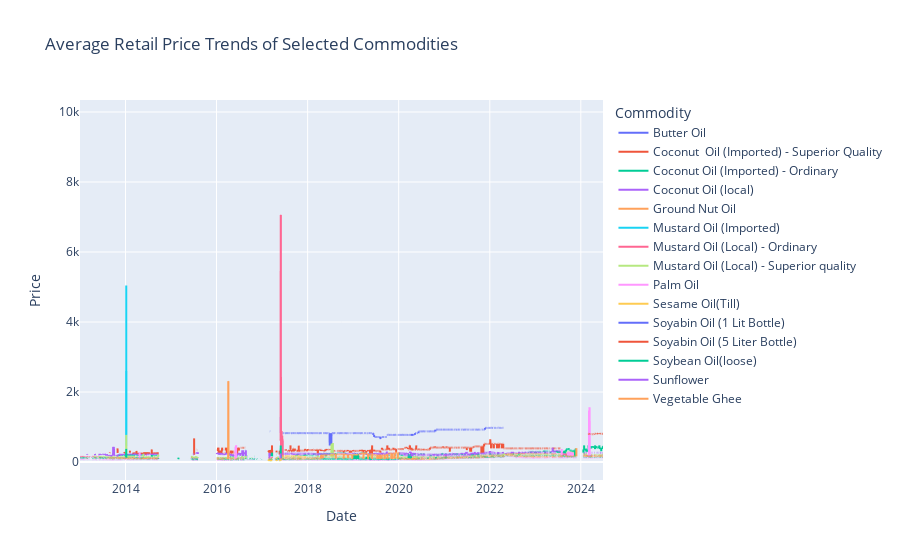

This figure's notebook cell:
### Code cell
oil_df_dict  = load_folder_dataframe_in_dictionary('./cleaned_product_wise_data/Oil')
visualize_trends(oil_df_dict, oil_name_list,'retail')

### Figure 1 — Plotly figure (JSON) as saved in the notebook; plotly's stock layout.template omitted (floating-point values rounded to 4 significant figures; data arrays with more than 128 entries replaced by an {"elided": "..."} marker saying what was removed)
{"data": [{"hovertemplate": "Commodity=Butter Oil<br>Date=%{x}<br>Price=%{y}<extra></extra>", "legendgroup": "Butter Oil", "line": {"color": "#636efa", "dash": "solid"}, "marker": {"symbol": "circle"}, "mode": "lines", "name": "Butter Oil", "showlegend": true, "type": "scattergl", "x": {"elided": "2480 str values"}, "xaxis": "x", "y": {"elided": "2480 float values"}, "yaxis": "y"}, {"hovertemplate": "Commodity=Coconut  Oil (Imported) - Superior Quality<br>Date=%{x}<br>Price=%{y}<extra></extra>", "legendgroup": "Coconut  Oil (Imported) - Superior Quality", "line": {"color": "#EF553B", "dash": "solid"}, "marker": {"symbol": "circle"}, "mode": "lines", "name": "Coconut  Oil (Imported) - Superior Quality", "showlegend": true, "type": "scattergl", "x": {"elided": "3852 str values"}, "xaxis": "x", "y": {"elided": "3852 float values"}, "yaxis": "y"}, {"hovertemplate": "Commodity=Coconut Oil (Imported) - Ordinary<br>Date=%{x}<br>Price=%{y}<extra></extra>", "legendgroup": "Coconut Oil (Imported) - Ordinary", "line": {"color": "#00cc96", "dash": "solid"}, "marker": {"symbol": "circle"}, "mode": "lines", "name": "Coconut Oil (Imported) - Ordinary", "showlegend": true, "type": "scattergl", "x": {"elided": "4195 str values"}, "xaxis": "x", "y": {"elided": "4195 float values"}, "yaxis": "y"}, {"hovertemplate": "Commodity=Coconut Oil (local)<br>Date=%{x}<br>Price=%{y}<extra></extra>", "legendgroup": "Coconut Oil (local)", "line": {"color": "#ab63fa", "dash": "solid"}, "marker": {"symbol": "circle"}, "mode": "lines", "name": "Coconut Oil (local)", "showlegend": true, "type": "scattergl", "x": {"elided": "4193 str values"}, "xaxis": "x", "y": {"elided": "4193 float values"}, "yaxis": "y"}, {"hovertemplate": "Commodity=Ground Nut Oil<br>Date=%{x}<br>Price=%{y}<extra></extra>", "legendgroup": "Ground Nut Oil", "line": {"color": "#FFA15A", "dash": "solid"}, "marker": {"symbol": "circle"}, "mode": "lines", "name": "Ground Nut Oil", "showlegend": true, "type": "scattergl", "x": {"elided": "1876 str values"}, "xaxis": "x", "y": {"elided": "1876 float values"}, "yaxis": "y"}, {"hovertemplate": "Commodity=Mustard Oil (Imported)<br>Date=%{x}<br>Price=%{y}<extra></extra>", "legendgroup": "Mustard Oil (Imported)", "line": {"color": "#19d3f3", "dash": "solid"}, "marker": {"symbol": "circle"}, "mode": "lines", "name": "Mustard Oil (Imported)", "showlegend": true, "type": "scattergl", "x": {"elided": "3828 str values"}, "xaxis": "x", "y": {"elided": "3828 float values"}, "yaxis": "y"}, {"hovertemplate": "Commodity=Mustard Oil (Local) - Ordinary<br>Date=%{x}<br>Price=%{y}<extra></extra>", "legendgroup": "Mustard Oil (Local) - Ordinary", "line": {"color": "#FF6692", "dash": "solid"}, "marker": {"symbol": "circle"}, "mode": "lines", "name": "Mustard Oil (Local) - Ordinary", "showlegend": true, "type": "scattergl", "x": {"elided": "4196 str values"}, "xaxis": "x", "y": {"elided": "4196 float values"}, "yaxis": "y"}, {"hovertemplate": "Commodity=Mustard Oil (Local) - Superior quality<br>Date=%{x}<br>Price=%{y}<extra></extra>", "legendgroup": "Mustard Oil (Local) - Superior quality", "line": {"color": "#B6E880", "dash": "solid"}, "marker": {"symbol": "circle"}, "mode": "lines", "name": "Mustard Oil (Local) - Superior quality", "showlegend": true, "type": "scattergl", "x": {"elided": "4195 str values"}, "xaxis": "x", "y": {"elided": "4195 float values"}, "yaxis": "y"}, {"hovertemplate": "Commodity=Palm Oil<br>Date=%{x}<br>Price=%{y}<extra></extra>", "legendgroup": "Palm Oil", "line": {"color": "#FF97FF", "dash": "solid"}, "marker": {"symbol": "circle"}, "mode": "lines", "name": "Palm Oil", "showlegend": true, "type": "scattergl", "x": {"elided": "4196 str values"}, "xaxis": "x", "y": {"elided": "4196 float values"}, "yaxis": "y"}, {"hovertemplate": "Commodity=Sesame Oil(Till)<br>Date=%{x}<br>Price=%{y}<extra></extra>", "legendgroup": "Sesame Oil(Till)", "line": {"color": "#FECB52", "dash": "solid"}, "marker": {"symbol": "circle"}, "mode": "lines", "name": "Sesame Oil(Till)", "showlegend": true, "type": "scattergl", "x": {"elided": "1451 str values"}, "xaxis": "x", "y": {"elided": "1451 float values"}, "yaxis": "y"}, {"hovertemplate": "Commodity=Soyabin Oil (1 Lit Bottle)<br>Date=%{x}<br>Price=%{y}<extra></extra>", "legendgroup": "Soyabin Oil (1 Lit Bottle)", "line": {"color": "#636efa", "dash": "solid"}, "marker": {"symbol": "circle"}, "mode": "lines", "name": "Soyabin Oil (1 Lit Bottle)", "showlegend": true, "type": "scattergl", "x": ["2024-02-27T00:00:00", "2024-02-28T00:00:00", "2024-02-29T00:00:00", "2024-03-01T00:00:00", "2024-03-02T00:00:00", "2024-03-03T00:00:00", "2024-03-04T00:00:00", "2024-03-05T00:00:00", "2024-03-06T00:00:00", "2024-03-07T00:00:00", "2024-03-08T00:00:00", "2024-03-09T00:00:00", "2024-03-10T00:00:00", "2024-03-11T00:00:00", "2024-03-12T00:00:00", "2024-03-13T00:00:00", "2024-03-14T00:00:00", "2024-03-15T00:00:00", "2024-03-16T00:00:00", "2024-03-17T00:00:00", "2024-03-18T00:00:00", "2024-03-19T00:00:00", "2024-03-20T00:00:00", "2024-03-21T00:00:00", "2024-03-22T00:00:00", "2024-03-23T00:00:00", "2024-03-24T00:00:00", "2024-03-25T00:00:00", "2024-03-26T00:00:00", "2024-03-27T00:00:00", "2024-03-28T00:00:00", "2024-03-29T00:00:00", "2024-03-30T00:00:00", "2024-03-31T00:00:00", "2024-04-01T00:00:00", "2024-04-02T00:00:00", "2024-04-03T00:00:00", "2024-04-04T00:00:00", "2024-04-05T00:00:00", "2024-04-06T00:00:00", "2024-04-07T00:00:00", "2024-04-08T00:00:00", "2024-04-09T00:00:00", "2024-04-10T00:00:00", "2024-04-11T00:00:00", "2024-04-12T00:00:00", "2024-04-13T00:00:00", "2024-04-14T00:00:00", "2024-04-15T00:00:00", "2024-04-16T00:00:00", "2024-04-17T00:00:00", "2024-04-18T00:00:00", "2024-04-19T00:00:00", "2024-04-20T00:00:00", "2024-04-21T00:00:00", "2024-04-22T00:00:00", "2024-04-23T00:00:00", "2024-04-24T00:00:00", "2024-04-25T00:00:00", "2024-04-26T00:00:00", "2024-04-27T00:00:00", "2024-04-28T00:00:00", "2024-04-29T00:00:00", "2024-04-30T00:00:00", "2024-05-01T00:00:00", "2024-05-02T00:00:00", "2024-05-03T00:00:00", "2024-05-04T00:00:00", "2024-05-05T00:00:00", "2024-05-06T00:00:00", "2024-05-07T00:00:00", "2024-05-08T00:00:00", "2024-05-09T00:00:00", "2024-05-10T00:00:00", "2024-05-11T00:00:00", "2024-05-12T00:00:00", "2024-05-13T00:00:00", "2024-05-14T00:00:00", "2024-05-15T00:00:00", "2024-05-16T00:00:00", "2024-05-17T00:00:00", "2024-05-18T00:00:00", "2024-05-19T00:00:00", "2024-05-20T00:00:00", "2024-05-21T00:00:00", "2024-05-22T00:00:00", "2024-05-23T00:00:00", "2024-05-24T00:00:00", "2024-05-25T00:00:00", "2024-05-26T00:00:00", "2024-05-27T00:00:00", "2024-05-28T00:00:00", "2024-05-29T00:00:00", "2024-05-30T00:00:00", "2024-05-31T00:00:00", "2024-06-01T00:00:00", "2024-06-02T00:00:00", "2024-06-03T00:00:00", "2024-06-04T00:00:00", "2024-06-05T00:00:00", "2024-06-06T00:00:00", "2024-06-07T00:00:00", "2024-06-08T00:00:00", "2024-06-09T00:00:00", "2024-06-10T00:00:00", "2024-06-11T00:00:00", "2024-06-12T00:00:00", "2024-06-13T00:00:00", "2024-06-14T00:00:00", "2024-06-15T00:00:00", "2024-06-16T00:00:00", "2024-06-17T00:00:00", "2024-06-18T00:00:00", "2024-06-19T00:00:00", "2024-06-20T00:00:00", "2024-06-21T00:00:00", "2024-06-22T00:00:00", "2024-06-23T00:00:00", "2024-06-24T00:00:00", "2024-06-25T00:00:00", "2024-06-26T00:00:00", "2024-06-27T00:00:00"], "xaxis": "x", "y": [162, 166, 165.5, null, null, 164, 162.5, 166.5, 166.5, 167, 169, null, 166.5, 166.5, 166, 166.5, 165, null, null, null, 165, 165, 164.5, 164, null, null, 164, 164, null, 164, 164, null, null, 163.5, 163.5, 163.5, 163.5, 163.5, null, null, null, 163, 163, null, null, null, null, null, 163, 163, 164, 164, null, null, 164.5, 164, 164.5, 164.5, 164.5, null, null, 165, 165, 165, null, 165, null, null, 166, 166, 166, 166, 166, null, null, null, 166, 166, 165.5, 165.5, null, null, 165.5, 167, 166, null, 166.5, null, null, 166.5, 167, 167, 167, 167, null, null, 167, 167, 167, 167, 167, null, null, 167, 167, 167, 167, 167, null, null, null, null, null, 167, 167, null, null, 167, 166, 167, 167, 167], "yaxis": "y"}, {"hovertemplate": "Commodity=Soyabin Oil (5 Liter Bottle)<br>Date=%{x}<br>Price=%{y}<extra></extra>", "legendgroup": "Soyabin Oil (5 Liter Bottle)", "line": {"color": "#EF553B", "dash": "solid"}, "marker": {"symbol": "circle"}, "mode": "lines", "name": "Soyabin Oil (5 Liter Bottle)", "showlegend": true, "type": "scattergl", "x": ["2024-02-27T00:00:00", "2024-02-28T00:00:00", "2024-02-29T00:00:00", "2024-03-01T00:00:00", "2024-03-02T00:00:00", "2024-03-03T00:00:00", "2024-03-04T00:00:00", "2024-03-05T00:00:00", "2024-03-06T00:00:00", "2024-03-07T00:00:00", "2024-03-08T00:00:00", "2024-03-09T00:00:00", "2024-03-10T00:00:00", "2024-03-11T00:00:00", "2024-03-12T00:00:00", "2024-03-13T00:00:00", "2024-03-14T00:00:00", "2024-03-15T00:00:00", "2024-03-16T00:00:00", "2024-03-17T00:00:00", "2024-03-18T00:00:00", "2024-03-19T00:00:00", "2024-03-20T00:00:00", "2024-03-21T00:00:00", "2024-03-22T00:00:00", "2024-03-23T00:00:00", "2024-03-24T00:00:00", "2024-03-25T00:00:00", "2024-03-26T00:00:00", "2024-03-27T00:00:00", "2024-03-28T00:00:00", "2024-03-29T00:00:00", "2024-03-30T00:00:00", "2024-03-31T00:00:00", "2024-04-01T00:00:00", "2024-04-02T00:00:00", "2024-04-03T00:00:00", "2024-04-04T00:00:00", "2024-04-05T00:00:00", "2024-04-06T00:00:00", "2024-04-07T00:00:00", "2024-04-08T00:00:00", "2024-04-09T00:00:00", "2024-04-10T00:00:00", "2024-04-11T00:00:00", "2024-04-12T00:00:00", "2024-04-13T00:00:00", "2024-04-14T00:00:00", "2024-04-15T00:00:00", "2024-04-16T00:00:00", "2024-04-17T00:00:00", "2024-04-18T00:00:00", "2024-04-19T00:00:00", "2024-04-20T00:00:00", "2024-04-21T00:00:00", "2024-04-22T00:00:00", "2024-04-23T00:00:00", "2024-04-24T00:00:00", "2024-04-25T00:00:00", "2024-04-26T00:00:00", "2024-04-27T00:00:00", "2024-04-28T00:00:00", "2024-04-29T00:00:00", "2024-04-30T00:00:00", "2024-05-01T00:00:00", "2024-05-02T00:00:00", "2024-05-03T00:00:00", "2024-05-04T00:00:00", "2024-05-05T00:00:00", "2024-05-06T00:00:00", "2024-05-07T00:00:00", "2024-05-08T00:00:00", "2024-05-09T00:00:00", "2024-05-10T00:00:00", "2024-05-11T00:00:00", "2024-05-12T00:00:00", "2024-05-13T00:00:00", "2024-05-14T00:00:00", "2024-05-15T00:00:00", "2024-05-16T00:00:00", "2024-05-17T00:00:00", "2024-05-18T00:00:00", "2024-05-19T00:00:00", "2024-05-20T00:00:00", "2024-05-21T00:00:00", "2024-05-22T00:00:00", "2024-05-23T00:00:00", "2024-05-24T00:00:00", "2024-05-25T00:00:00", "2024-05-26T00:00:00", "2024-05-27T00:00:00", "2024-05-28T00:00:00", "2024-05-29T00:00:00", "2024-05-30T00:00:00", "2024-05-31T00:00:00", "2024-06-01T00:00:00", "2024-06-02T00:00:00", "2024-06-03T00:00:00", "2024-06-04T00:00:00", "2024-06-05T00:00:00", "2024-06-06T00:00:00", "2024-06-07T00:00:00", "2024-06-08T00:00:00", "2024-06-09T00:00:00", "2024-06-10T00:00:00", "2024-06-11T00:00:00", "2024-06-12T00:00:00", "2024-06-13T00:00:00", "2024-06-14T00:00:00", "2024-06-15T00:00:00", "2024-06-16T00:00:00", "2024-06-17T00:00:00", "2024-06-18T00:00:00", "2024-06-19T00:00:00", "2024-06-20T00:00:00", "2024-06-21T00:00:00", "2024-06-22T00:00:00", "2024-06-23T00:00:00", "2024-06-24T00:00:00", "2024-06-25T00:00:00", "2024-06-26T00:00:00", "2024-06-27T00:00:00"], "xaxis": "x", "y": [807.5, 806.5, 806.5, null, null, 806.5, 805, 803, 803, 803, 805, null, 800, 800, 800, 800, 800, null, null, null, 800, 800, 800, 797.5, null, null, 794, 794, null, 794, 794, null, null, 794, 794, 794, 794, 794, null, null, null, 794, 794, null, null, null, null, null, 794, 794, 806, 806, null, null, 811.5, 810, 806, 806, 800.5, null, null, 811, 811, 811, null, 811, null, null, 816, 811, 808, 802.5, 810.5, null, null, null, 810.5, 810.5, 807, 807, null, null, 807, 814, 809.5, null, 809.5, null, null, 809.5, 814, 809.5, 814, 809.5, null, null, 809.5, 809.5, 809.5, 809.5, 814, null, null, 806.5, 809.5, 809.5, 809.5, 809.5, null, null, null, null, null, 809.5, 809.5, null, null, 809.5, 809.5, 809.5, 809.5, 809.5], "yaxis": "y"}, {"hovertemplate": "Commodity=Soybean Oil(loose)<br>Date=%{x}<br>Price=%{y}<extra></extra>", "legendgroup": "Soybean Oil(loose)", "line": {"color": "#00cc96", "dash": "solid"}, "marker": {"symbol": "circle"}, "mode": "lines", "name": "Soybean Oil(loose)", "showlegend": true, "type": "scattergl", "x": {"elided": "4196 str values"}, "xaxis": "x", "y": {"elided": "4196 float values"}, "yaxis": "y"}, {"hovertemplate": "Commodity=Sunflower<br>Date=%{x}<br>Price=%{y}<extra></extra>", "legendgroup": "Sunflower", "line": {"color": "#ab63fa", "dash": "solid"}, "marker": {"symbol": "circle"}, "mode": "lines", "name": "Sunflower", "showlegend": true, "type": "scattergl", "x": {"elided": "2480 str values"}, "xaxis": "x", "y": {"elided": "2480 float values"}, "yaxis": "y"}, {"hovertemplate": "Commodity=Vegetable Ghee<br>Date=%{x}<br>Price=%{y}<extra></extra>", "legendgroup": "Vegetable Ghee", "line": {"color": "#FFA15A", "dash": "solid"}, "marker": {"symbol": "circle"}, "mode": "lines", "name": "Vegetable Ghee", "showlegend": true, "type": "scattergl", "x": {"elided": "4195 str values"}, "xaxis": "x", "y": {"elided": "4195 float values"}, "yaxis": "y"}], "layout": {"legend": {"title": {"text": "Commodity"}, "tracegroupgap": 0}, "title": {"text": "Average Retail Price Trends of Selected Commodities"}, "xaxis": {"anchor": "y", "domain": [0, 1], "title": {"text": "Date"}}, "yaxis": {"anchor": "x", "domain": [0, 1], "title": {"text": "Price"}}}}
